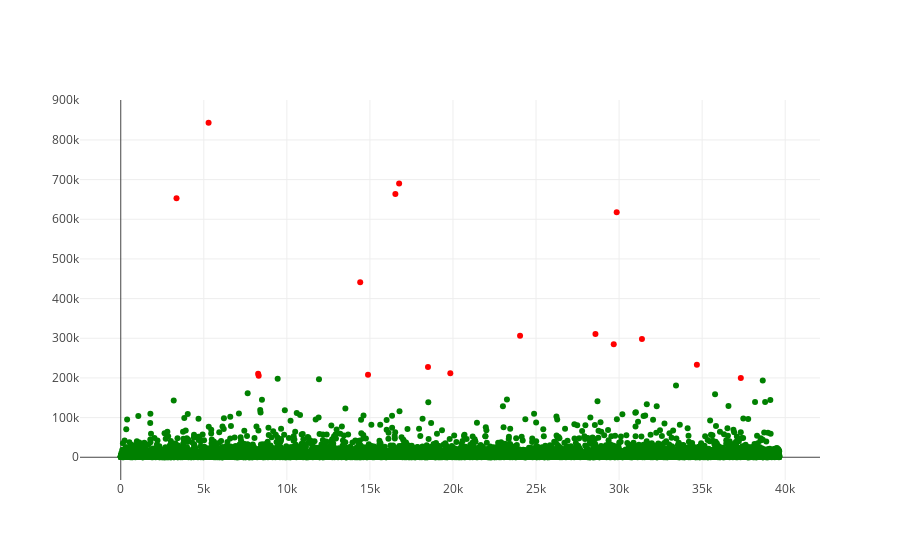

The cell this chart's notebook holds for it:
### Code cell
color_ranges=['green' if i<200000 else 'red' for i in df_raw[' shares']]
trace=go.Scatter(y=df_raw[' shares'],mode='markers',marker=dict(color=color_ranges))
data=[trace]
iplot(data)

### Figure 1 — Plotly figure (JSON) as saved in the notebook; plotly's stock layout.template omitted (floating-point values rounded to 4 significant figures; data arrays with more than 128 entries replaced by an {"elided": "..."} marker saying what was removed)
{"data": [{"marker": {"color": {"elided": "39644 str values"}}, "mode": "markers", "type": "scatter", "uid": "04a18026-106f-42d5-8b66-525a304f7639", "y": {"elided": "39644 int values"}}], "layout": {}}
